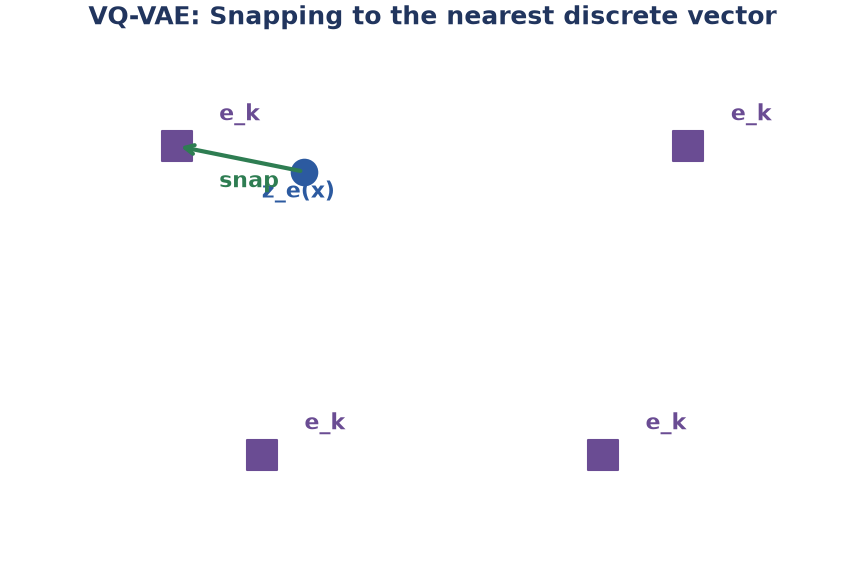

This figure's Python source:
import os, sys

HERE = os.path.dirname(os.path.abspath(__file__))
for up in ("../../../scripts", "../../scripts"):
    p = os.path.normpath(os.path.join(HERE, up))
    if os.path.isdir(p): sys.path.insert(0, p); break
import figstyle as F

F.use_house_style()
import matplotlib.pyplot as plt

fig, ax = plt.subplots(figsize=(6, 4))
ax.set_title("VQ-VAE: Snapping to the nearest discrete vector", color=F.PALETTE["ink"], fontweight="bold")
ax.set_xlim(0, 10)
ax.set_ylim(0, 10)
ax.axis("off")

# Dictionary vectors
dict_pts = [(2, 8), (8, 8), (3, 2), (7, 2)]
for pt in dict_pts:
    ax.scatter([pt[0]], [pt[1]], color=F.PALETTE["purple"], marker="s", s=200)
    ax.text(pt[0]+0.5, pt[1]+0.5, "e_k", color=F.PALETTE["purple"], fontweight="bold")

# Continuous encoder output
z_pt = (3.5, 7.5)
ax.scatter([z_pt[0]], [z_pt[1]], color=F.PALETTE["blue"], s=150)
ax.text(z_pt[0]-0.5, z_pt[1]-0.5, "z_e(x)", color=F.PALETTE["blue"], fontweight="bold")

# Snap arrow
ax.annotate("", xy=dict_pts[0], xytext=z_pt,
            arrowprops=dict(arrowstyle="->", color=F.PALETTE["green"], lw=2))
ax.text(2.5, 7.2, "snap", color=F.PALETTE["green"], fontweight="bold")

plt.tight_layout()
plt.savefig(os.path.join(HERE, "fig_vqvae.png"), dpi=150, bbox_inches="tight")
plt.close()
